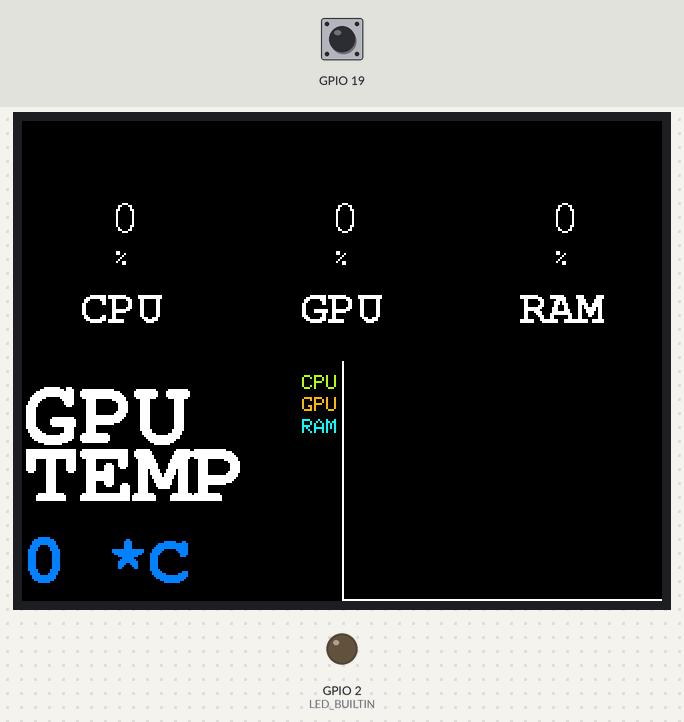
Simulated run of this program. Board: ESP32. Shown: 320×240 colour display, output pins drawn as LEDs (lit = HIGH). Inputs (shaded band) come from the test bench; at power-on: GPIO 19 LOW. Random numbers use the default seed unless the program sets one; nothing arrives over Bluetooth unless stated; what the program prints to the serial monitor is not drawn.

Above: at 1.6 s.
1.7 s: GPIO 19 pulsed HIGH 2 times (0.12 s each, 0.3 s apart)
At 2.4 s:
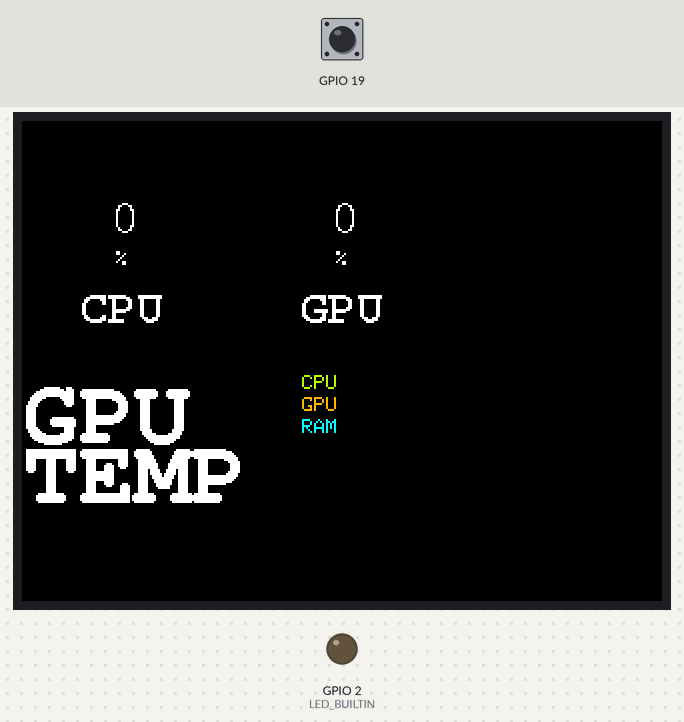
Timing chart, 0 to 4.7 s (numbered marks = the images above; inputs shaded):
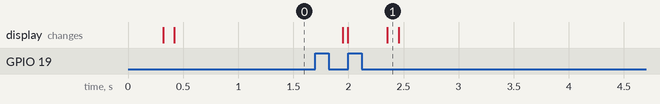

Measured:
- after the input at 1.7 s, the display: first changes after 0.25 s (image 1 shows a later state)

The program:

main.cpp
```cpp
#include <Arduino.h>
#include <TFT_eSPI.h>
#include <WiFi.h>
#include <math.h>
#include <freertos/FreeRTOS.h>
#include "Free_Fonts.h"
#include "GaugeDrawer.hpp"
#include "GraphDrawer.hpp"
#include "SecondCore.hpp"

//////////////////////////////////////////////////////////////////////////////////////////////
//^ VARIABLES
TFT_eSPI Display = TFT_eSPI();
TFT_eSprite DialSprite = TFT_eSprite(&Display);
TFT_eSprite GraphSprite = TFT_eSprite(&Display);
TFT_eSprite TimeSprite = TFT_eSprite(&Display);

GaugeInformation CPU(0, "CPU");
GaugeInformation GPU(0, "GPU");
GaugeInformation RAM(0, "RAM");

GraphInformation GPU_Usage_Data(15, 10);
GraphInformation CPU_Usage_Data(15, 10);
GraphInformation RAM_Usage_Data(15, 10);

uint8_t page = 0;

BluetoothSerial SerialBT;
QueueHandle_t btQueue;
SystemInformation currentState;
String SystemTime_Decoded = "";
//////////////////////////////////////////////////////////////////////////////////////////////

//////////////////////////////////////////////////////////////////////////////////////////////
//* FUNCTIONS

/**
 * @brief This function halts the xtensa processor of ESP32
 */
void halt() __attribute__((__noreturn__));
void halt() {
  while (true) { delay(1000); yield(); }
}

/**
 * @brief draws the GPU Temperature text onto the screen at the hardcoded coordinates
 * @param temp the temperature which will be drawn
 */
void drawGpuTemp(uint8_t temp) {
  Display.setFreeFont(FMB18);
  Display.fillRect(0, 190, 0 + Display.textWidth("100 *C"), 230, TFT_BLACK);
  Display.setCursor(0, 230);
  uint8_t mapped_temperature = map(temp, 0, 100, 0, 255);
  Display.setTextColor( Display.color565(mapped_temperature, 128 - (mapped_temperature / 2), 255 - mapped_temperature) );
  Display.printf("%u *C", temp);
}

/**
 * @brief just prints the system information received from the Computer.
 * @param information SystemInformation struct reference which stores all the data.
 */
void printState(SystemInformation& information) {
  Serial.println("---- System Information ----");
  Serial.printf("CPU Usage: %u%%\n", information.CPU_Usage);
  Serial.printf("RAM Usage: %u%%\n", information.RAM_Usage);
  Serial.printf("GPU Usage: %u%%\n", information.GPU_Usage);
  Serial.printf("VRAM Usage: %u%%\n", information.VRAM_Usage);
  Serial.printf("GPU Temperature: %u°C\n", information.GPU_Temperature);
  Serial.printf("System Time (packed): %lu\n", information.System_Time);
  Serial.println("----------------------------");
}

/**
 * @brief Draws all the static graphics which do not change with time after being drawn. Specially for the System information screen.
 */
void drawDefaultStatPage() {
  Display.setRotation(1);
  Display.setCursor(0, 0);
  Display.fillScreen(TFT_BLACK);

  Display.setFreeFont(NULL);
  Display.setTextColor(TFT_GREENYELLOW);
  Display.setCursor(320 / 2 - 20, 240 / 2 + 7);
  Display.print("CPU");

  Display.setTextColor(TFT_ORANGE);
  Display.setCursor(320 / 2 - 20, 240 / 2 + 14 + 4);
  Display.print("GPU");

  Display.setTextColor(TFT_CYAN);
  Display.setCursor(320 / 2 - 20, 240 / 2 + 21 + 8);
  Display.print("RAM");

  Display.setTextColor(TFT_WHITE);
  Display.setFreeFont(FMB24);
  Display.setCursor(0, 160);
  Display.print("GPU");
  Display.setCursor(0, 190);
  Display.print("TEMP");

  DialSprite.fillSprite(TFT_BLACK);

  CPU.setProgress(0);
  CPU.drawGauge(DialSprite);
  DialSprite.pushSprite(0, 0);

  DialSprite.fillSprite(TFT_BLACK);

  GPU.setProgress(0);
  GPU.drawGauge(DialSprite);
  DialSprite.pushSprite(110, 0);

  DialSprite.fillSprite(TFT_BLACK);

  RAM.setProgress(0);
  RAM.drawGauge(DialSprite);
  DialSprite.pushSprite(220, 0);

  drawGpuTemp(0);

  GraphSprite.fillSprite(TFT_BLACK);

  CPU_Usage_Data.drawGraph(GraphSprite, 0, 120, TFT_GREENYELLOW);
  GPU_Usage_Data.drawGraph(GraphSprite, 0, 120, TFT_ORANGE);
  RAM_Usage_Data.drawGraph(GraphSprite, 0, 120, TFT_CYAN);

  GraphSprite.pushSprite(320 / 2, 240 / 2);
}

/**
 * @brief This is a basic function which draws a simple text (time str) on to the Sprite buffer.
 */
void drawTime(String timeStr, TFT_eSprite& spr) {
  spr.fillSprite(TFT_BLACK);

  spr.setFreeFont(FMB24);
  int16_t w = spr.textWidth(timeStr);
  int16_t h = spr.fontHeight();

  int16_t x = (spr.width() - w) / 2;
  int16_t y = (spr.height() + h) / 2;

  spr.setTextColor(TFT_DARKGREY);
  spr.setCursor(x + 2, y + 2);
  spr.print(timeStr);

  spr.setTextColor(TFT_WHITE);
  spr.setCursor(x, y);
  spr.print(timeStr);

  static bool pulse = false;
  uint16_t color = pulse ? TFT_CYAN : TFT_MAGENTA;
  spr.drawLine(x, y + 6, x + w, y + 6, color);
  pulse = !pulse;
}
//////////////////////////////////////////////////////////////////////////////////////////////

void setup() {
  Serial.begin(115200);
  delay(10);

  SerialBT.begin("Statistics Display");
  Serial.println("Bluetooth started. Send strings ending with \\r\\n");

  SystemTime_Decoded.reserve(8);
  btQueue = xQueueCreate(10, sizeof(SystemInformation));
  start_second_core();

  srand(esp_random() ^ micros());

  pinMode(LED_BUILTIN, OUTPUT);
  pinMode(19, INPUT);

  Display.init();
  DialSprite.createSprite(100, 120);
  GraphSprite.createSprite(160, 120);

  Display.setFreeFont(FMB24);
  int16_t maxW = Display.textWidth("00:00:00");
  int16_t maxH = Display.fontHeight();

  TimeSprite.createSprite(maxW + 8, maxH + 28);

  drawDefaultStatPage();
}

uint32_t frame_time = 0;
void loop() {
  frame_time = millis();

  if (xQueueReceive(btQueue, &currentState, 0) == pdPASS) {
    printState(currentState);

    uint8_t hour = currentState.System_Time / 3600;
    uint8_t minute = (currentState.System_Time % 3600) / 60;
    uint8_t second = currentState.System_Time % 60;

    SystemTime_Decoded.clear();

    SystemTime_Decoded.concat(hour);
    SystemTime_Decoded.concat(":");
    SystemTime_Decoded.concat(minute);
    SystemTime_Decoded.concat(":");
    SystemTime_Decoded.concat(second);

    CPU_Usage_Data.push(currentState.CPU_Usage);
    GPU_Usage_Data.push(currentState.GPU_Usage);
    RAM_Usage_Data.push(currentState.RAM_Usage);
  }

  if (digitalRead(19)) {
    page = 1 - page;
    while (digitalRead(19)) yield();

    Display.fillScreen(TFT_BLACK);

    if (page == 0) {
      drawDefaultStatPage();
    } else {
    }
  }

  if (page == 0) {
    DialSprite.fillSprite(TFT_BLACK);

    CPU.setProgress(currentState.CPU_Usage);
    CPU.drawGauge(DialSprite);
    DialSprite.pushSprite(0, 0);

    DialSprite.fillSprite(TFT_BLACK);

    GPU.setProgress(currentState.GPU_Usage);
    GPU.drawGauge(DialSprite);
    DialSprite.pushSprite(110, 0);

    DialSprite.fillSprite(TFT_BLACK);

    RAM.setProgress(currentState.RAM_Usage);
    RAM.drawGauge(DialSprite);
    DialSprite.pushSprite(220, 0);

    drawGpuTemp(currentState.GPU_Temperature);

    GraphSprite.fillSprite(TFT_BLACK);

    CPU_Usage_Data.drawGraph(GraphSprite, 0, GraphSprite.height() - 1, TFT_GREENYELLOW);
    GPU_Usage_Data.drawGraph(GraphSprite, 0, GraphSprite.height() - 1, TFT_ORANGE);
    RAM_Usage_Data.drawGraph(GraphSprite, 0, GraphSprite.height() - 1, TFT_CYAN);

    GraphSprite.pushSprite(320 / 2, 240 / 2);
  } else {
    drawTime(SystemTime_Decoded, TimeSprite);

    int16_t screenX = (320 - TimeSprite.width()) / 2;
    int16_t screenY = (240 - TimeSprite.height()) / 2;

    TimeSprite.pushSprite(screenX, screenY);
  }

  while (millis() - frame_time < 70) yield();
}
```

Free_Fonts.h
```cpp
// Attach this header file to your sketch to use the GFX Free Fonts. You can write
// sketches without it, but it makes referencing them easier.

// This calls up ALL the fonts but they only get loaded if you actually
// use them in your sketch.
//
// No changes are needed to this header file unless new fonts are added to the
// library "Fonts/GFXFF" folder.
//
// To save a lot of typing long names, each font can easily be referenced in the
// sketch in three ways, either with:
//
//    1. Font file name with the & in front such as &FreeSansBoldOblique24pt7b
//       an example being:
//
//       tft.setFreeFont(&FreeSansBoldOblique24pt7b);
//
//    2. FF# where # is a number determined by looking at the list below
//       an example being:
//
//       tft.setFreeFont(FF32);
//
//    3. An abbreviation of the file name. Look at the list below to see
//       the abbreviations used, for example:
//
//       tft.setFreeFont(FSSBO24)
//
//       Where the letters mean:
//       F = Free font
//       M = Mono
//      SS = Sans Serif (double S to distinguish is form serif fonts)
//       S = Serif
//       B = Bold
//       O = Oblique (letter O not zero)
//       I = Italic
//       # =  point size, either 9, 12, 18 or 24
//
//  Setting the font to NULL will select the GLCD font:
//
//      tft.setFreeFont(NULL); // Set font to GLCD

#define LOAD_GFXFF

#ifdef LOAD_GFXFF // Only include the fonts if LOAD_GFXFF is defined in User_Setup.h

// Use these when printing or drawing text in GLCD and high rendering speed fonts
#define GFXFF 1
#define GLCD  0
#define FONT2 2
#define FONT4 4
#define FONT6 6
#define FONT7 7
#define FONT8 8

// Use the following when calling setFont()
//
// Reserved for GLCD font  // FF0
//

#define TT1 &TomThumb

#define FM9 &FreeMono9pt7b
#define FM12 &FreeMono12pt7b
#define FM18 &FreeMono18pt7b
#define FM24 &FreeMono24pt7b

#define FMB9 &FreeMonoBold9pt7b
#define FMB12 &FreeMonoBold12pt7b
#define FMB18 &FreeMonoBold18pt7b
#define FMB24 &FreeMonoBold24pt7b

#define FMO9 &FreeMonoOblique9pt7b
#define FMO12 &FreeMonoOblique12pt7b
#define FMO18 &FreeMonoOblique18pt7b
#define FMO24 &FreeMonoOblique24pt7b

#define FMBO9 &FreeMonoBoldOblique9pt7b
#define FMBO12 &FreeMonoBoldOblique12pt7b
#define FMBO18 &FreeMonoBoldOblique18pt7b
#define FMBO24 &FreeMonoBoldOblique24pt7b

#define FSS9 &FreeSans9pt7b
#define FSS12 &FreeSans12pt7b
#define FSS18 &FreeSans18pt7b
#define FSS24 &FreeSans24pt7b

#define FSSB9 &FreeSansBold9pt7b
#define FSSB12 &FreeSansBold12pt7b
#define FSSB18 &FreeSansBold18pt7b
#define FSSB24 &FreeSansBold24pt7b

#define FSSO9 &FreeSansOblique9pt7b
#define FSSO12 &FreeSansOblique12pt7b
#define FSSO18 &FreeSansOblique18pt7b
#define FSSO24 &FreeSansOblique24pt7b

#define FSSBO9 &FreeSansBoldOblique9pt7b
#define FSSBO12 &FreeSansBoldOblique12pt7b
#define FSSBO18 &FreeSansBoldOblique18pt7b
#define FSSBO24 &FreeSansBoldOblique24pt7b

#define FS9 &FreeSerif9pt7b
#define FS12 &FreeSerif12pt7b
#define FS18 &FreeSerif18pt7b
#define FS24 &FreeSerif24pt7b

#define FSI9 &FreeSerifItalic9pt7b
#define FSI12 &FreeSerifItalic12pt7b
#define FSI19 &FreeSerifItalic18pt7b
#define FSI24 &FreeSerifItalic24pt7b

#define FSB9 &FreeSerifBold9pt7b
#define FSB12 &FreeSerifBold12pt7b
#define FSB18 &FreeSerifBold18pt7b
#define FSB24 &FreeSerifBold24pt7b

#define FSBI9 &FreeSerifBoldItalic9pt7b
#define FSBI12 &FreeSerifBoldItalic12pt7b
#define FSBI18 &FreeSerifBoldItalic18pt7b
#define FSBI24 &FreeSerifBoldItalic24pt7b

#define FF0 NULL //ff0 reserved for GLCD
#define FF1 &FreeMono9pt7b
#define FF2 &FreeMono12pt7b
#define FF3 &FreeMono18pt7b
#define FF4 &FreeMono24pt7b

#define FF5 &FreeMonoBold9pt7b
#define FF6 &FreeMonoBold12pt7b
#define FF7 &FreeMonoBold18pt7b
#define FF8 &FreeMonoBold24pt7b

#define FF9 &FreeMonoOblique9pt7b
#define FF10 &FreeMonoOblique12pt7b
#define FF11 &FreeMonoOblique18pt7b
#define FF12 &FreeMonoOblique24pt7b

#define FF13 &FreeMonoBoldOblique9pt7b
#define FF14 &FreeMonoBoldOblique12pt7b
#define FF15 &FreeMonoBoldOblique18pt7b
#define FF16 &FreeMonoBoldOblique24pt7b

#define FF17 &FreeSans9pt7b
#define FF18 &FreeSans12pt7b
#define FF19 &FreeSans18pt7b
#define FF20 &FreeSans24pt7b

#define FF21 &FreeSansBold9pt7b
#define FF22 &FreeSansBold12pt7b
#define FF23 &FreeSansBold18pt7b
#define FF24 &FreeSansBold24pt7b

#define FF25 &FreeSansOblique9pt7b
#define FF26 &FreeSansOblique12pt7b
#define FF27 &FreeSansOblique18pt7b
#define FF28 &FreeSansOblique24pt7b

#define FF29 &FreeSansBoldOblique9pt7b
#define FF30 &FreeSansBoldOblique12pt7b
#define FF31 &FreeSansBoldOblique18pt7b
#define FF32 &FreeSansBoldOblique24pt7b

#define FF33 &FreeSerif9pt7b
#define FF34 &FreeSerif12pt7b
#define FF35 &FreeSerif18pt7b
#define FF36 &FreeSerif24pt7b

#define FF37 &FreeSerifItalic9pt7b
#define FF38 &FreeSerifItalic12pt7b
#define FF39 &FreeSerifItalic18pt7b
#define FF40 &FreeSerifItalic24pt7b

#define FF41 &FreeSerifBold9pt7b
#define FF42 &FreeSerifBold12pt7b
#define FF43 &FreeSerifBold18pt7b
#define FF44 &FreeSerifBold24pt7b

#define FF45 &FreeSerifBoldItalic9pt7b
#define FF46 &FreeSerifBoldItalic12pt7b
#define FF47 &FreeSerifBoldItalic18pt7b
#define FF48 &FreeSerifBoldItalic24pt7b

// >>>>>>>>>>>>>>>>>>>>>>>>>>>>>>>>>>>>>>>>>>>>>>>>>>>>>>>>>>>>>>>>>>>>>>>>>>>>>>>>>
// Now we define "s"tring versions for easy printing of the font name so:
//   tft.println(sFF5);
// will print
//   Mono bold 9
// >>>>>>>>>>>>>>>>>>>>>>>>>>>>>>>>>>>>>>>>>>>>>>>>>>>>>>>>>>>>>>>>>>>>>>>>>>>>>>>>>

#define sFF0 "GLCD"
#define sTT1 "Tom Thumb"
#define sFF1 "Mono 9"
#define sFF2 "Mono 12"
#define sFF3 "Mono 18"
#define sFF4 "Mono 24"

#define sFF5 "Mono bold 9"
#define sFF6 "Mono bold 12"
#define sFF7 "Mono bold 18"
#define sFF8 "Mono bold 24"

#define sFF9 "Mono oblique 9"
#define sFF10 "Mono oblique 12"
#define sFF11 "Mono oblique 18"
#define sFF12 "Mono oblique 24"

#define sFF13 "Mono bold oblique 9"
#define sFF14 "Mono bold oblique 12"
#define sFF15 "Mono bold oblique 18"
#define sFF16 "Mono bold oblique 24" // Full text line is too big for 480 pixel wide screen

#define sFF17 "Sans 9"
#define sFF18 "Sans 12"
#define sFF19 "Sans 18"
#define sFF20 "Sans 24"

#define sFF21 "Sans bold 9"
#define sFF22 "Sans bold 12"
#define sFF23 "Sans bold 18"
#define sFF24 "Sans bold 24"

#define sFF25 "Sans oblique 9"
#define sFF26 "Sans oblique 12"
#define sFF27 "Sans oblique 18"
#define sFF28 "Sans oblique 24"

#define sFF29 "Sans bold oblique 9"
#define sFF30 "Sans bold oblique 12"
#define sFF31 "Sans bold oblique 18"
#define sFF32 "Sans bold oblique 24"

#define sFF33 "Serif 9"
#define sFF34 "Serif 12"
#define sFF35 "Serif 18"
#define sFF36 "Serif 24"

#define sFF37 "Serif italic 9"
#define sFF38 "Serif italic 12"
#define sFF39 "Serif italic 18"
#define sFF40 "Serif italic 24"

#define sFF41 "Serif bold 9"
#define sFF42 "Serif bold 12"
#define sFF43 "Serif bold 18"
#define sFF44 "Serif bold 24"

#define sFF45 "Serif bold italic 9"
#define sFF46 "Serif bold italic 12"
#define sFF47 "Serif bold italic 18"
#define sFF48 "Serif bold italic 24"

#else // LOAD_GFXFF not defined so setup defaults to prevent error messages

// >>>>>>>>>>>>>>>>>>>>>>>>>>>>>>>>>>>>>>>>>>>>>>>>>>>>>>>>>>>>>>>>>>>>>>>>>>>>>>>>>
// Free fonts are not loaded in User_Setup.h so we must define all as font 1
// to prevent compile error messages
// >>>>>>>>>>>>>>>>>>>>>>>>>>>>>>>>>>>>>>>>>>>>>>>>>>>>>>>>>>>>>>>>>>>>>>>>>>>>>>>>>

#define GFXFF 1
#define GLCD  1
#define FONT2 2
#define FONT4 4
#define FONT6 6
#define FONT7 7
#define FONT8 8

#define FF0 1
#define FF1 1
#define FF2 1
#define FF3 1
#define FF4 1
#define FF5 1
#define FF6 1
#define FF7 1
#define FF8 1
#define FF9 1
#define FF10 1
#define FF11 1
#define FF12 1
#define FF13 1
#define FF14 1
#define FF15 1
#define FF16 1
#define FF17 1
#define FF18 1
#define FF19 1
#define FF20 1
#define FF21 1
#define FF22 1
#define FF23 1
#define FF24 1
#define FF25 1
#define FF26 1
#define FF27 1
#define FF28 1
#define FF29 1
#define FF30 1
#define FF31 1
#define FF32 1
#define FF33 1
#define FF34 1
#define FF35 1
#define FF36 1
#define FF37 1
#define FF38 1
#define FF39 1
#define FF40 1
#define FF41 1
#define FF42 1
#define FF43 1
#define FF44 1
#define FF45 1
#define FF46 1
#define FF47 1
#define FF48 1

#define FM9  1
#define FM12 1
#define FM18 1
#define FM24 1

#define FMB9  1
#define FMB12 1
#define FMB18 1
#define FMB24 1

#define FMO9  1
#define FMO12 1
#define FMO18 1
#define FMO24 1

#define FMBO9  1
#define FMBO12 1
#define FMBO18 1
#define FMBO24 1

#define FSS9  1
#define FSS12 1
#define FSS18 1
#define FSS24 1

#define FSSB9  1
#define FSSB12 1
#define FSSB18 1
#define FSSB24 1

#define FSSO9  1
#define FSSO12 1
#define FSSO18 1
#define FSSO24 1

#define FSSBO9  1
#define FSSBO12 1
#define FSSBO18 1
#define FSSBO24 1

#define FS9  1
#define FS12 1
#define FS18 1
#define FS24 1

#define FSI9  1
#define FSI12 1
#define FSI19 1
#define FSI24 1

#define FSB9  1
#define FSB12 1
#define FSB18 1
#define FSB24 1

#define FSBI9  1
#define FSBI12 1
#define FSBI18 1
#define FSBI24 1

#endif // LOAD_GFXFF
```

GraphDrawer.hpp
```cpp
#pragma once

#include <Arduino.h>
#include <TFT_eSPI.h>
#include <stdint.h>

class GraphInformation {
public:
    GraphInformation(uint8_t _size, uint8_t _sbp) : size(_size), space_between_points(_sbp), dp(0) {
        data = new uint8_t[_size];
    }

    ~GraphInformation() {
        delete[] data;
    }

    /**
     * @brief Pushes the data into the "push-back" buffer `uint8_t* data`
     */
    void push(uint8_t b) {
        if (dp < size) {
            data[dp] = b;
            dp++;
        } else {
            // Since we are not controlling a very big buffer like 100 or 200, remember max size is 255 anyways so no matter.
            // This O(n) functioning will be fine.
            // In the final design, I am using 15 bytes big buffer -_-
            for (uint8_t i = 0; i < size - 1; i++) {
                data[i] = data[i + 1];
            }
            data[size - 1] = b;
        }
    }

    /**
     * @brief Draws the ring-buffer data to the sprite
     * @param map_min_value, map_max_value used in the map() function to map the data to a range
     */
    void drawGraph(TFT_eSprite& sprite, uint16_t map_min_value, uint16_t map_max_value, uint16_t color) {
        sprite.drawFastHLine(0, 119, 160, TFT_WHITE);
        sprite.drawFastVLine(0, 0, 120, TFT_WHITE);

        uint16_t x = 0;
        int16_t prevX = -1;
        int16_t prevY = -1;

        for (uint8_t i = 0; i < dp; i++) {
            uint8_t b = data[i];
            uint16_t mapped = map(b, 0, 255, map_max_value, map_min_value);

            sprite.drawPixel(x, mapped, color);

            if (prevX > 0) {
                sprite.drawLine(prevX, prevY, x, mapped, color);
            }

            prevX = x;
            prevY = mapped;
            x += space_between_points;
        }
    }
private:
    uint8_t* data;
    uint8_t size;
    uint8_t dp;
    uint8_t space_between_points;
};
```

Source omitted: GaugeDrawer.hpp (2496 bytes), SecondCore.hpp (2089 bytes)
